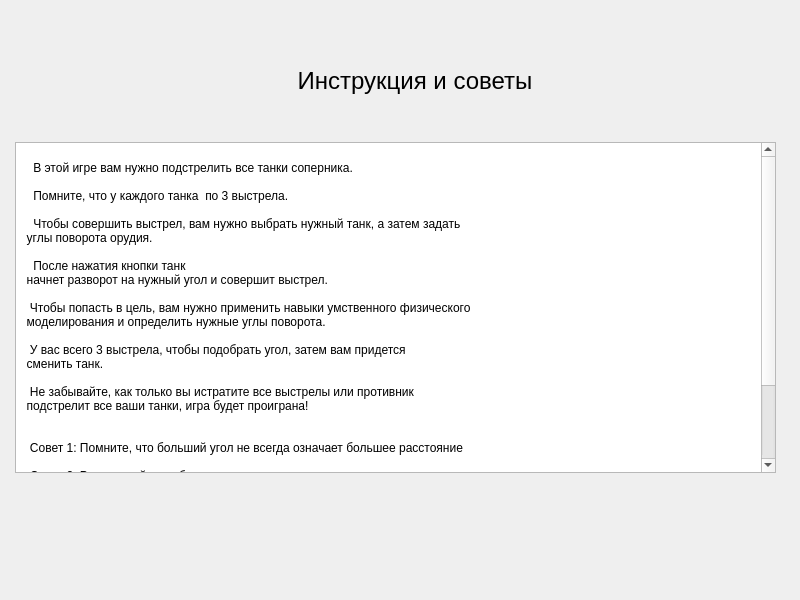
<?xml version="1.0" encoding="UTF-8"?>
<ui version="4.0">
 <class>MainWindow</class>
 <widget class="QMainWindow" name="MainWindow">
  <property name="geometry">
   <rect>
    <x>0</x>
    <y>0</y>
    <width>800</width>
    <height>600</height>
   </rect>
  </property>
  <property name="windowTitle">
   <string>MainWindow</string>
  </property>
  <property name="styleSheet">
   <string notr="true">/*
 * The MIT License (MIT)
 *
 * Copyright (c) &lt;2013-2014&gt; &lt;Colin Duquesnoy&gt;
 *
 * Permission is hereby granted, free of charge, to any person obtaining a copy
 * of this software and associated documentation files (the &quot;Software&quot;), to deal
 * in the Software without restriction, including without limitation the rights
 * to use, copy, modify, merge, publish, distribute, sublicense, and/or sell
 * copies of the Software, and to permit persons to whom the Software is
 * furnished to do so, subject to the following conditions:

 * The above copyright notice and this permission notice shall be included in
 * all copies or substantial portions of the Software.

 * THE SOFTWARE IS PROVIDED &quot;AS IS&quot;, WITHOUT WARRANTY OF ANY KIND, EXPRESS OR
 * IMPLIED, INCLUDING BUT NOT LIMITED TO THE WARRANTIES OF MERCHANTABILITY,
 * FITNESS FOR A PARTICULAR PURPOSE AND NONINFRINGEMENT. IN NO EVENT SHALL THE
 * AUTHORS OR COPYRIGHT HOLDERS BE LIABLE FOR ANY CLAIM, DAMAGES OR OTHER
 * LIABILITY, WHETHER IN AN ACTION OF CONTRACT, TORT OR OTHERWISE, ARISING FROM,
 * OUT OF OR IN CONNECTION WITH THE SOFTWARE OR THE USE OR OTHER DEALINGS IN
 * THE SOFTWARE.
 */
QToolTip
{
    border: 1px solid #76797C;
    background-color: rgb(90, 102, 117);;
    color: white;
    padding: 5px;
    opacity: 200;
}

QWidget
{
    color: #eff0f1;
    background-color: #FFFFFF;
    selection-background-color:#3daee9;
    selection-color: #eff0f1;
    background-clip: border;
    border-image: none;
    border: 0px transparent black;
    outline: 0;
}

QWidget:item:hover
{
    background-color: #3daee9;
    color: #eff0f1;
}

QWidget:item:selected
{
    background-color: #3daee9;
}

QCheckBox
{
    spacing: 5px;
    outline: none;
    color: #eff0f1;
    margin-bottom: 2px;
}

QCheckBox:disabled
{
    color: #76797C;
}

QCheckBox::indicator,
QGroupBox::indicator
{
    width: 18px;
    height: 18px;
}
QGroupBox::indicator
{
    margin-left: 2px;
}

QCheckBox::indicator:unchecked
{
    image: url(:/qss_icons/Dark_rc/checkbox_unchecked.png);
}

QCheckBox::indicator:unchecked:hover,
QCheckBox::indicator:unchecked:focus,
QCheckBox::indicator:unchecked:pressed,
QGroupBox::indicator:unchecked:hover,
QGroupBox::indicator:unchecked:focus,
QGroupBox::indicator:unchecked:pressed
{
  border: none;
    image: url(:/qss_icons/Dark_rc/checkbox_unchecked_focus.png);
}

QCheckBox::indicator:checked
{
    image: url(:/qss_icons/Dark_rc/checkbox_checked.png);
}

QCheckBox::indicator:checked:hover,
QCheckBox::indicator:checked:focus,
QCheckBox::indicator:checked:pressed,
QGroupBox::indicator:checked:hover,
QGroupBox::indicator:checked:focus,
QGroupBox::indicator:checked:pressed
{
  border: none;
    image: url(:/qss_icons/Dark_rc/checkbox_checked_focus.png);
}


QCheckBox::indicator:indeterminate
{
    image: url(:/qss_icons/Dark_rc/checkbox_indeterminate.png);
}

QCheckBox::indicator:indeterminate:focus,
QCheckBox::indicator:indeterminate:hover,
QCheckBox::indicator:indeterminate:pressed
{
    image: url(:/qss_icons/Dark_rc/checkbox_indeterminate_focus.png);
}

QCheckBox::indicator:checked:disabled,
QGroupBox::indicator:checked:disabled
{
    image: url(:/qss_icons/Dark_rc/checkbox_checked_disabled.png);
}

QCheckBox::indicator:unchecked:disabled,
QGroupBox::indicator:unchecked:disabled
{
    image: url(:/qss_icons/Dark_rc/checkbox_unchecked_disabled.png);
}

QRadioButton
{
    spacing: 5px;
    outline: none;
    color: #eff0f1;
    margin-bottom: 2px;
}

QRadioButton:disabled
{
    color: #76797C;
}
QRadioButton::indicator
{
    width: 21px;
    height: 21px;
}

QRadioButton::indicator:unchecked
{
    image: url(:/qss_icons/Dark_rc/radio_unchecked.png);
}


QRadioButton::indicator:unchecked:hover,
QRadioButton::indicator:unchecked:focus,
QRadioButton::indicator:unchecked:pressed
{
    border: none;
    outline: none;
    image: url(:/qss_icons/Dark_rc/radio_unchecked_focus.png);
}

QRadioButton::indicator:checked
{
    border: none;
    outline: none;
    image: url(:/qss_icons/Dark_rc/radio_checked.png);
}

QRadioButton::indicator:checked:hover,
QRadioButton::indicator:checked:focus,
QRadioButton::indicator:checked:pressed
{
    border: none;
    outline: none;
    image: url(:/qss_icons/Dark_rc/radio_checked_focus.png);
}

QRadioButton::indicator:checked:disabled
{
    outline: none;
    image: url(:/qss_icons/Dark_rc/radio_checked_disabled.png);
}

QRadioButton::indicator:unchecked:disabled
{
    image: url(:/qss_icons/Dark_rc/radio_unchecked_disabled.png);
}


QMenuBar
{
    background-color: #31363b;
    color: #eff0f1;
}

QMenuBar::item
{
    background: transparent;
}

QMenuBar::item:selected
{
    background: transparent;
    border: 1px solid #76797C;
}

QMenuBar::item:pressed
{
    border: 1px solid #76797C;
    background-color: #3daee9;
    color: #eff0f1;
    margin-bottom:-1px;
    padding-bottom:1px;
}

QMenu
{
    border: 1px solid #76797C;
    color: #eff0f1;
    margin: 2px;
}

QMenu::icon
{
    margin: 5px;
}

QMenu::item
{
    padding: 5px 30px 5px 30px;
    margin-left: 5px;
    border: 1px solid transparent; /* reserve space for selection border */
}

QMenu::item:selected
{
    color: #eff0f1;
}

QMenu::separator {
    height: 2px;
    background: lightblue;
    margin-left: 10px;
    margin-right: 5px;
}

QMenu::indicator {
    width: 18px;
    height: 18px;
}

/* non-exclusive indicator = check box style indicator
   (see QActionGroup::setExclusive) */
QMenu::indicator:non-exclusive:unchecked {
    image: url(:/qss_icons/Dark_rc/checkbox_unchecked.png);
}

QMenu::indicator:non-exclusive:unchecked:selected {
    image: url(:/qss_icons/Dark_rc/checkbox_unchecked_disabled.png);
}

QMenu::indicator:non-exclusive:checked {
    image: url(:/qss_icons/Dark_rc/checkbox_checked.png);
}

QMenu::indicator:non-exclusive:checked:selected {
    image: url(:/qss_icons/Dark_rc/checkbox_checked_disabled.png);
}

/* exclusive indicator = radio button style indicator (see QActionGroup::setExclusive) */
QMenu::indicator:exclusive:unchecked {
    image: url(:/qss_icons/Dark_rc/radio_unchecked.png);
}

QMenu::indicator:exclusive:unchecked:selected {
    image: url(:/qss_icons/Dark_rc/radio_unchecked_disabled.png);
}

QMenu::indicator:exclusive:checked {
    image: url(:/qss_icons/Dark_rc/radio_checked.png);
}

QMenu::indicator:exclusive:checked:selected {
    image: url(:/qss_icons/Dark_rc/radio_checked_disabled.png);
}

QMenu::right-arrow {
    margin: 5px;
    image: url(:/qss_icons/Dark_rc/right_arrow.png)
}


QWidget:disabled
{
    color: #454545;
    background-color: #31363b;
}

QAbstractItemView
{
    alternate-background-color: #31363b;
    color: #eff0f1;
    border: 1px solid 3A3939;
    border-radius: 2px;
}

QWidget:focus, QMenuBar:focus
{
    border: 1px solid #3daee9;
}
QWidget
{
	background-color: rgb(96, 106, 116);
}

QTabWidget:focus, QCheckBox:focus, QRadioButton:focus, QSlider:focus
{
    border: none;
}

QLineEdit
{
    background-color: #232629;
    padding: 5px;
    border-style: solid;
    border: 1px solid #76797C;
    border-radius: 2px;
    color: #eff0f1;
}

QGroupBox {
    border:1px solid #76797C;
    border-radius: 2px;
    margin-top: 20px;
}

QGroupBox::title {
    subcontrol-origin: margin;
    subcontrol-position: top center;
    padding-left: 10px;
    padding-right: 10px;
    padding-top: 10px;
}

QAbstractScrollArea
{
    border-radius: 2px;
    border: 1px solid #76797C;
    background-color: transparent;
}

QScrollBar:horizontal
{
    height: 15px;
    margin: 3px 15px 3px 15px;
    border: 1px transparent #2A2929;
    border-radius: 4px;
    background-color: #2A2929;
}

QScrollBar::handle:horizontal
{
    background-color: #605F5F;
    min-width: 5px;
    border-radius: 4px;
}

QScrollBar::add-line:horizontal
{
    margin: 0px 3px 0px 3px;
    border-image: url(:/qss_icons/Dark_rc/right_arrow_disabled.png);
    width: 10px;
    height: 10px;
    subcontrol-position: right;
    subcontrol-origin: margin;
}

QScrollBar::sub-line:horizontal
{
    margin: 0px 3px 0px 3px;
    border-image: url(:/qss_icons/Dark_rc/left_arrow_disabled.png);
    height: 10px;
    width: 10px;
    subcontrol-position: left;
    subcontrol-origin: margin;
}

QScrollBar::add-line:horizontal:hover,QScrollBar::add-line:horizontal:on
{
    border-image: url(:/qss_icons/Dark_rc/right_arrow.png);
    height: 10px;
    width: 10px;
    subcontrol-position: right;
    subcontrol-origin: margin;
}


QScrollBar::sub-line:horizontal:hover, QScrollBar::sub-line:horizontal:on
{
    border-image: url(:/qss_icons/Dark_rc/left_arrow.png);
    height: 10px;
    width: 10px;
    subcontrol-position: left;
    subcontrol-origin: margin;
}

QScrollBar::up-arrow:horizontal, QScrollBar::down-arrow:horizontal
{
    background: none;
}


QScrollBar::add-page:horizontal, QScrollBar::sub-page:horizontal
{
    background: none;
}

QScrollBar:vertical
{
    background-color: #2A2929;
    width: 15px;
    margin: 15px 3px 15px 3px;
    border: 1px transparent #2A2929;
    border-radius: 4px;
}

QScrollBar::handle:vertical
{
    background-color: #605F5F;
    min-height: 5px;
    border-radius: 4px;
}

QScrollBar::sub-line:vertical
{
    margin: 3px 0px 3px 0px;
    border-image: url(:/qss_icons/Dark_rc/up_arrow_disabled.png);
    height: 10px;
    width: 10px;
    subcontrol-position: top;
    subcontrol-origin: margin;
}

QScrollBar::add-line:vertical
{
    margin: 3px 0px 3px 0px;
    border-image: url(:/qss_icons/Dark_rc/down_arrow_disabled.png);
    height: 10px;
    width: 10px;
    subcontrol-position: bottom;
    subcontrol-origin: margin;
}

QScrollBar::sub-line:vertical:hover,QScrollBar::sub-line:vertical:on
{

    border-image: url(:/qss_icons/Dark_rc/up_arrow.png);
    height: 10px;
    width: 10px;
    subcontrol-position: top;
    subcontrol-origin: margin;
}


QScrollBar::add-line:vertical:hover, QScrollBar::add-line:vertical:on
{
    border-image: url(:/qss_icons/Dark_rc/down_arrow.png);
    height: 10px;
    width: 10px;
    subcontrol-position: bottom;
    subcontrol-origin: margin;
}

QScrollBar::up-arrow:vertical, QScrollBar::down-arrow:vertical
{
    background: none;
}


QScrollBar::add-page:vertical, QScrollBar::sub-page:vertical
{
    background: none;
}

QTextEdit
{
    background-color: #232629;
    color: #eff0f1;
    border: 1px solid #76797C;
}

QPlainTextEdit
{
    background-color: #232629;;
    color: #eff0f1;
    border-radius: 2px;
    border: 1px solid #76797C;
}

QHeaderView::section
{
    background-color: #76797C;
    color: #eff0f1;
    padding: 5px;
    border: 1px solid #76797C;
}

QSizeGrip {
    image: url(:/qss_icons/Dark_rc/sizegrip.png);
    width: 12px;
    height: 12px;
}


QMainWindow::separator
{
    background-color: #31363b;
    color: white;
    padding-left: 4px;
    spacing: 2px;
    border: 1px dashed #76797C;
}

QMainWindow::separator:hover
{

    background-color: #white;
    color: white;
    padding-left: 4px;
    border: 1px solid #76797C;
    spacing: 2px;
}


QMenu::separator
{
    height: 1px;
    background-color: #76797C;
    color: white;
    padding-left: 4px;
    margin-left: 10px;
    margin-right: 5px;
}


QFrame
{
    border-radius: 2px;
    border: 1px solid #76797C;
}

QFrame[frameShape=&quot;0&quot;]
{
    border-radius: 2px;
    border: 1px transparent #76797C;
}

QStackedWidget
{
    border: 1px transparent black;
}

QToolBar {
    border: 1px transparent #393838;
    background: 1px solid #31363b;
    font-weight: bold;
}

QToolBar::handle:horizontal {
    image: url(:/qss_icons/Dark_rc/Hmovetoolbar.png);
}
QToolBar::handle:vertical {
    image: url(:/qss_icons/Dark_rc/Vmovetoolbar.png);
}
QToolBar::separator:horizontal {
    image: url(:/qss_icons/Dark_rc/Hsepartoolbar.png);
}
QToolBar::separator:vertical {
    image: url(:/qss_icons/Dark_rc/Vsepartoolbar.png);
}
QToolButton#qt_toolbar_ext_button {
    background: #58595a
}

QPushButton
{
    color: #eff0f1;
    background-color: #31363b;
    border-width: 1px;
    border-color: #76797C;
    border-style: solid;
    padding: 5px;
    border-radius: 2px;
    outline: none;
}

QPushButton:disabled
{
    background-color: #31363b;
    border-width: 1px;
    border-color: #454545;
    border-style: solid;
    padding-top: 5px;
    padding-bottom: 5px;
    padding-left: 10px;
    padding-right: 10px;
    border-radius: 2px;
    color: #454545;
}


QPushButton:pressed
{
    background-color: #3daee9;
    padding-top: -15px;
    padding-bottom: -17px;
}
QComboBox
{
    selection-background-color: #3daee9;
    border-style: solid;
    border: 1px solid #76797C;
    border-radius: 2px;
    padding: 5px;
    min-width: 75px;
}

QPushButton:checked{
    background-color: #76797C;
    border-color: #6A6969;
}

QComboBox:hover,QPushButton:hover,QAbstractSpinBox:hover,QLineEdit:hover,QTextEdit:hover,QPlainTextEdit:hover,QAbstractView:hover,QTreeView:hover
{
    border: 1px solid #3daee9;
    color: #eff0f1;
}

QComboBox:on
{
    padding-top: 3px;
    padding-left: 4px;
    selection-background-color: #4a4a4a;
}

QComboBox QAbstractItemView
{
    background-color: #232629;
    border-radius: 2px;
    border: 1px solid #76797C;
    selection-background-color: #3daee9;
}

QComboBox::drop-down
{
    subcontrol-origin: padding;
    subcontrol-position: top right;
    width: 15px;

    border-left-width: 0px;
    border-left-color: darkgray;
    border-left-style: solid;
    border-top-right-radius: 3px;
    border-bottom-right-radius: 3px;
}

QComboBox::down-arrow
{
    image: url(:/qss_icons/Dark_rc/down_arrow_disabled.png);
}

QComboBox::down-arrow:on, QComboBox::down-arrow:hover,
QComboBox::down-arrow:focus
{
    image: url(:/qss_icons/Dark_rc/down_arrow.png);
}

QAbstractSpinBox {
    padding: 5px;
    border: 1px solid #76797C;
    background-color: #232629;
    color: #eff0f1;
    border-radius: 2px;
    min-width: 75px;
}

QAbstractSpinBox:up-button
{
    background-color: transparent;
    subcontrol-origin: border;
    subcontrol-position: center right;
}

QAbstractSpinBox:down-button
{
    background-color: transparent;
    subcontrol-origin: border;
    subcontrol-position: center left;
}

QAbstractSpinBox::up-arrow,QAbstractSpinBox::up-arrow:disabled,QAbstractSpinBox::up-arrow:off {
    image: url(:/qss_icons/Dark_rc/up_arrow_disabled.png);
    width: 10px;
    height: 10px;
}
QAbstractSpinBox::up-arrow:hover
{
    image: url(:/qss_icons/Dark_rc/up_arrow.png);
}


QAbstractSpinBox::down-arrow,QAbstractSpinBox::down-arrow:disabled,QAbstractSpinBox::down-arrow:off
{
    image: url(:/qss_icons/Dark_rc/down_arrow_disabled.png);
    width: 10px;
    height: 10px;
}
QAbstractSpinBox::down-arrow:hover
{
    image: url(:/qss_icons/Dark_rc/down_arrow.png);
}
QMenuWidget
{
	background-color: #31363b;
	color: #31363b;

}

QLabel
{
    border: 0px solid black;
}

QTabWidget{
    border: 0px transparent black;
}

QTabWidget::pane {
    border: 1px solid #76797C;
    padding: 5px;
    margin: 0px;
}

QTabBar
{
    qproperty-drawBase: 0;
    left: 5px; /* move to the right by 5px */
    border-radius: 3px;
}

QTabBar:focus
{
    border: 0px transparent black;
}

QTabBar::close-button  {
    image: url(:/qss_icons/Dark_rc/close.png);
    background: transparent;
}

QTabBar::close-button:hover
{
    image: url(:/qss_icons/Dark_rc/close-hover.png);
    background: transparent;
}

QTabBar::close-button:pressed {
    image: url(:/qss_icons/Dark_rc/close-pressed.png);
    background: transparent;
}

/* TOP TABS */
QTabBar::tab:top {
    color: #eff0f1;
    border: 1px solid #76797C;
    border-bottom: 1px transparent black;
    background-color: #31363b;
    padding: 5px;
    min-width: 50px;
    border-top-left-radius: 2px;
    border-top-right-radius: 2px;
}

QTabBar::tab:top:!selected
{
    color: #eff0f1;
    background-color: #54575B;
    border: 1px solid #76797C;
    border-bottom: 1px transparent black;
    border-top-left-radius: 2px;
    border-top-right-radius: 2px;    
}

QTabBar::tab:top:!selected:hover {
    background-color: #3daee9;
}

/* BOTTOM TABS */
QTabBar::tab:bottom {
    color: #eff0f1;
    border: 1px solid #76797C;
    border-top: 1px transparent black;
    background-color: #31363b;
    padding: 5px;
    border-bottom-left-radius: 2px;
    border-bottom-right-radius: 2px;
    min-width: 50px;
}

QTabBar::tab:bottom:!selected
{
    color: #eff0f1;
    background-color: #54575B;
    border: 1px solid #76797C;
    border-top: 1px transparent black;
    border-bottom-left-radius: 2px;
    border-bottom-right-radius: 2px;
}

QTabBar::tab:bottom:!selected:hover {
    background-color: #3daee9;
}

/* LEFT TABS */
QTabBar::tab:left {
    color: #eff0f1;
    border: 1px solid #76797C;
    border-left: 1px transparent black;
    background-color: #31363b;
    padding: 5px;
    border-top-right-radius: 2px;
    border-bottom-right-radius: 2px;
    min-height: 50px;
}

QTabBar::tab:left:!selected
{
    color: #eff0f1;
    background-color: #54575B;
    border: 1px solid #76797C;
    border-left: 1px transparent black;
    border-top-right-radius: 2px;
    border-bottom-right-radius: 2px;
}

QTabBar::tab:left:!selected:hover {
    background-color: #3daee9;
}


/* RIGHT TABS */
QTabBar::tab:right {
    color: #eff0f1;
    border: 1px solid #76797C;
    border-right: 1px transparent black;
    background-color: #31363b;
    padding: 5px;
    border-top-left-radius: 2px;
    border-bottom-left-radius: 2px;
    min-height: 50px;
}

QTabBar::tab:right:!selected
{
    color: #eff0f1;
    background-color: #54575B;
    border: 1px solid #76797C;
    border-right: 1px transparent black;
    border-top-left-radius: 2px;
    border-bottom-left-radius: 2px;
}

QTabBar::tab:right:!selected:hover {
    background-color: #3daee9;
}

QTabBar QToolButton::right-arrow:enabled {
     image: url(:/qss_icons/Dark_rc/right_arrow.png);
 }

 QTabBar QToolButton::left-arrow:enabled {
     image: url(:/qss_icons/Dark_rc/left_arrow.png);
 }

QTabBar QToolButton::right-arrow:disabled {
     image: url(:/qss_icons/Dark_rc/right_arrow_disabled.png);
 }

 QTabBar QToolButton::left-arrow:disabled {
     image: url(:/qss_icons/Dark_rc/left_arrow_disabled.png);
 }


QDockWidget {
    background: #31363b;
    border: 1px solid #403F3F;
    titlebar-close-icon: url(:/qss_icons/Dark_rc/close.png);
    titlebar-normal-icon: url(:/qss_icons/Dark_rc/undock.png);
}

QDockWidget::close-button, QDockWidget::float-button {
    border: 1px solid transparent;
    border-radius: 2px;
    background: transparent;
}

QDockWidget::close-button:hover, QDockWidget::float-button:hover {
    background: rgba(255, 255, 255, 10);
}

QDockWidget::close-button:pressed, QDockWidget::float-button:pressed {
    padding: 1px -1px -1px 1px;
    background: rgba(255, 255, 255, 10);
}

QTreeView, QListView
{
    border: 1px solid #76797C;
    background-color: #232629;
}

QTreeView:branch:selected, QTreeView:branch:hover
{
    background: url(:/qss_icons/Dark_rc/transparent.png);
}

QTreeView::branch:has-siblings:!adjoins-item {
    border-image: url(:/qss_icons/Dark_rc/transparent.png);
}

QTreeView::branch:has-siblings:adjoins-item {
    border-image: url(:/qss_icons/Dark_rc/transparent.png);
}

QTreeView::branch:!has-children:!has-siblings:adjoins-item {
    border-image: url(:/qss_icons/Dark_rc/transparent.png);
}

QTreeView::branch:has-children:!has-siblings:closed,
QTreeView::branch:closed:has-children:has-siblings {
    image: url(:/qss_icons/Dark_rc/branch_closed.png);
}

QTreeView::branch:open:has-children:!has-siblings,
QTreeView::branch:open:has-children:has-siblings  {
    image: url(:/qss_icons/Dark_rc/branch_open.png);
}

QTreeView::branch:has-children:!has-siblings:closed:hover,
QTreeView::branch:closed:has-children:has-siblings:hover {
    image: url(:/qss_icons/Dark_rc/branch_closed-on.png);
    }

QTreeView::branch:open:has-children:!has-siblings:hover,
QTreeView::branch:open:has-children:has-siblings:hover  {
    image: url(:/qss_icons/Dark_rc/branch_open-on.png);
    }

QListView::item:!selected:hover, QTreeView::item:!selected:hover  {
    background: rgba(167,218,245, 0.3);
    outline: 0;
    color: #eff0f1
}

QListView::item:selected:hover, QTreeView::item:selected:hover  {
    background: #3daee9;
    color: #eff0f1;
}

QSlider::groove:horizontal {
    border: 1px solid #565a5e;
    height: 4px;
    background: #565a5e;
    margin: 0px;
    border-radius: 2px;
}

QSlider::handle:horizontal {
    background: #232629;
    border: 1px solid #565a5e;
    width: 16px;
    height: 16px;
    margin: -8px 0;
    border-radius: 9px;
}

QSlider::groove:vertical {
    border: 1px solid #565a5e;
    width: 4px;
    background: #565a5e;
    margin: 0px;
    border-radius: 3px;
}

QSlider::handle:vertical {
    background: #232629;
    border: 1px solid #565a5e;
    width: 16px;
    height: 16px;
    margin: 0 -8px;
    border-radius: 9px;
}

QToolButton {
    background-color: transparent;
    border: 1px transparent #76797C;
    border-radius: 2px;
    margin: 3px;
    padding: 5px;
}

QToolButton[popupMode=&quot;1&quot;] { /* only for MenuButtonPopup */
 padding-right: 20px; /* make way for the popup button */
 border: 1px #76797C;
 border-radius: 5px;
}

QToolButton[popupMode=&quot;2&quot;] { /* only for InstantPopup */
 padding-right: 10px; /* make way for the popup button */
 border: 1px #76797C;
}


QToolButton:hover, QToolButton::menu-button:hover {
    background-color: transparent;
    border: 1px solid #3daee9;
    padding: 5px;
}

QToolButton:checked, QToolButton:pressed,
        QToolButton::menu-button:pressed {
    background-color: #3daee9;
    border: 1px solid #3daee9;
    padding: 5px;
}

/* the subcontrol below is used only in the InstantPopup or DelayedPopup mode */
QToolButton::menu-indicator {
    image: url(:/qss_icons/Dark_rc/down_arrow.png);
    top: -7px; left: -2px; /* shift it a bit */
}

/* the subcontrols below are used only in the MenuButtonPopup mode */
QToolButton::menu-button {
    border: 1px transparent #76797C;
    border-top-right-radius: 6px;
    border-bottom-right-radius: 6px;
    /* 16px width + 4px for border = 20px allocated above */
    width: 16px;
    outline: none;
}

QToolButton::menu-arrow {
    image: url(:/qss_icons/Dark_rc/down_arrow.png);
}

QToolButton::menu-arrow:open {
    border: 1px solid #76797C;
}

QPushButton::menu-indicator  {
    subcontrol-origin: padding;
    subcontrol-position: bottom right;
    left: 8px;
}

QTableView
{
    border: 1px solid #76797C;
    gridline-color: #31363b;
    background-color: #232629;
}


QTableView, QHeaderView
{
    border-radius: 0px;
}

QTableView::item:pressed, QListView::item:pressed, QTreeView::item:pressed  {
    background: #3daee9;
    color: #eff0f1;
}

QTableView::item:selected:active, QTreeView::item:selected:active, QListView::item:selected:active  {
    background: #3daee9;
    color: #eff0f1;
}


QHeaderView
{
    background-color: #31363b;
    border: 1px transparent;
    border-radius: 0px;
    margin: 0px;
    padding: 0px;

}

QHeaderView::section  {
    background-color: #31363b;
    color: #eff0f1;
    padding: 5px;
    border: 1px solid #76797C;
    border-radius: 0px;
    text-align: center;
}

QHeaderView::section::vertical::first, QHeaderView::section::vertical::only-one
{
    border-top: 1px solid #76797C;
}

QHeaderView::section::vertical
{
    border-top: transparent;
}

QHeaderView::section::horizontal::first, QHeaderView::section::horizontal::only-one
{
    border-left: 1px solid #76797C;
}

QHeaderView::section::horizontal
{
    border-left: transparent;
}


QHeaderView::section:checked
 {
    color: white;
    background-color: #334e5e;
 }

 /* style the sort indicator */
QHeaderView::down-arrow {
    image: url(:/qss_icons/Dark_rc/down_arrow.png);
}

QHeaderView::up-arrow {
    image: url(:/qss_icons/Dark_rc/up_arrow.png);
}


QTableCornerButton::section {
    background-color: #31363b;
    border: 1px transparent #76797C;
    border-radius: 0px;
}

QToolBox  {
    padding: 5px;
    border: 1px transparent black;
}

QToolBox::tab {
    color: #eff0f1;
    background-color: #31363b;
    border: 1px solid #76797C;
    border-bottom: 1px transparent #31363b;
    border-top-left-radius: 5px;
    border-top-right-radius: 5px;
}

QToolBox::tab:selected { /* italicize selected tabs */
    font: italic;
    background-color: #31363b;
    border-color: #3daee9;
 }

QStatusBar::item {
    border: 0px transparent dark;
 }


QFrame[height=&quot;3&quot;], QFrame[width=&quot;3&quot;] {
    background-color: #76797C;
}


QSplitter::handle {
    border: 1px dashed #76797C;
}

QSplitter::handle:hover {
    background-color: #787876;
    border: 1px solid #76797C;
}

QSplitter::handle:horizontal {
    width: 1px;
}

QSplitter::handle:vertical {
    height: 1px;
}

QProgressBar {
    border: 1px solid #76797C;
    border-radius: 5px;
    text-align: center;
}

QProgressBar::chunk {
    background-color: #05B8CC;
}

QDateEdit
{
    selection-background-color: #3daee9;
    border-style: solid;
    border: 1px solid #3375A3;
    border-radius: 2px;
    padding: 1px;
    min-width: 75px;
}

QDateEdit:on
{
    padding-top: 3px;
    padding-left: 4px;
    selection-background-color: #4a4a4a;
}

QDateEdit QAbstractItemView
{
    background-color: #232629;
    border-radius: 2px;
    border: 1px solid #3375A3;
    selection-background-color: #3daee9;
}

QDateEdit::drop-down
{
    subcontrol-origin: padding;
    subcontrol-position: top right;
    width: 15px;
    border-left-width: 0px;
    border-left-color: darkgray;
    border-left-style: solid;
    border-top-right-radius: 3px;
    border-bottom-right-radius: 3px;
}

QDateEdit::down-arrow
{
    image: url(:/qss_icons/Dark_rc/down_arrow_disabled.png);
}

QDateEdit::down-arrow:on, QDateEdit::down-arrow:hover,
QDateEdit::down-arrow:focus
{
    image: url(:/qss_icons/Dark_rc/down_arrow.png);
}</string>
  </property>
  <widget class="QWidget" name="centralwidget">
   <widget class="QPlainTextEdit" name="text">
    <property name="geometry">
     <rect>
      <x>15</x>
      <y>142</y>
      <width>761</width>
      <height>331</height>
     </rect>
    </property>
    <property name="focusPolicy">
     <enum>Qt::NoFocus</enum>
    </property>
    <property name="layoutDirection">
     <enum>Qt::LeftToRight</enum>
    </property>
    <property name="lineWrapMode">
     <enum>QPlainTextEdit::NoWrap</enum>
    </property>
    <property name="readOnly">
     <bool>true</bool>
    </property>
    <property name="plainText">
     <string>    
    В этой игре вам нужно подстрелить все танки соперника. 

    Помните, что у каждого танка  по 3 выстрела. 

    Чтобы совершить выстрел, вам нужно выбрать нужный танк, а затем задать 
  углы поворота орудия. 

    После нажатия кнопки танк
  начнет разворот на нужный угол и совершит выстрел. 

   Чтобы попасть в цель, вам нужно применить навыки умственного физического 
  моделирования и определить нужные углы поворота. 

   У вас всего 3 выстрела, чтобы подобрать угол, затем вам придется 
  сменить танк.

   Не забывайте, как только вы истратите все выстрелы или противник 
  подстрелит все ваши танки, игра будет проиграна!


   Совет 1: Помните, что больший угол не всегда означает большее расстояние

   Совет 2: Размышляйте глубже, чем кажется вначале.

   Совет 3: Старайтесь не торопиться в прицеливании. Используйте результаты,
  полученные в предыдущие выстрелы, чтобы добиться успеха. 

                                                   		       Удачи!</string>
    </property>
   </widget>
   <widget class="QLabel" name="label">
    <property name="geometry">
     <rect>
      <x>15</x>
      <y>50</y>
      <width>800</width>
      <height>61</height>
     </rect>
    </property>
    <property name="font">
     <font>
      <family>Segoe UI</family>
      <pointsize>18</pointsize>
     </font>
    </property>
    <property name="text">
     <string>Инструкция и советы</string>
    </property>
    <property name="textFormat">
     <enum>Qt::AutoText</enum>
    </property>
    <property name="alignment">
     <set>Qt::AlignCenter</set>
    </property>
   </widget>
  </widget>
 </widget>
 <resources/>
 <connections/>
</ui>
